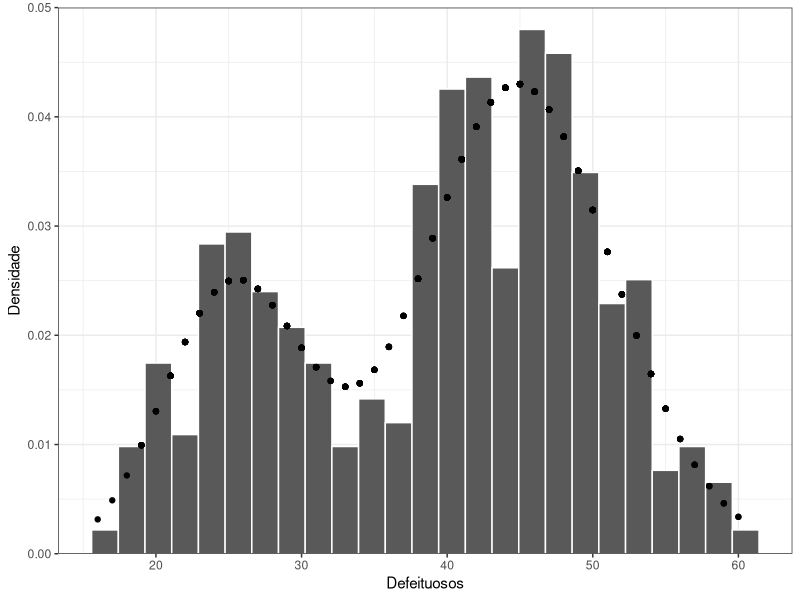

This chart was generated by the following R code:
# entrada de dados ----
library(tidyverse)

dados <- read.csv2("data.csv",
                   col.names = c("lote", "defeituosos")) %>%
  mutate(prop = defeituosos/500)

# metodo EM ----

# Inicializar θA e θB tomando elemento da amostra ao acaso e dividindo por n, e p 
# usando uma distribuição uniforme(0,1). Parar o algoritmo quando, para todo i,
# |γi(k+1)− γi(k) | < 10−9.

#inicializando thetaA e thetaB
set.seed(1234)
thetaA <- sample(dados$prop, 1)
thetaB <- sample(dados$prop, 1)
p <- runif(1)


## prepara dados de iteração com primeiro gamma ----
itera <- dados %>% #gamma k+1
  mutate(gamma1 = p*dbinom(defeituosos, size = 500, prob = thetaB)/
           ((1-p)*dbinom(defeituosos, size = 500, prob = thetaA)+
              p*dbinom(defeituosos, size = 500, prob = thetaB)),
         um_menos_gama1 = 1-gamma1)

itera$dif <- 1 #dif inicial para não travar o while

## inicia iterações ----

contador <- 0

while(any(itera$dif > 10^(-9)) == TRUE){
  
  contador <- contador+1
  
  itera$gamma2 <- itera$gamma1 #guarda o gama k
  
  ## M step ----
  
  thetaA <- sum(itera$defeituosos*(itera$um_menos_gama1))/(500*sum(itera$um_menos_gama1))
  thetaB <- sum(itera$defeituosos*(itera$gamma1))/(500*sum(itera$gamma1))
  p <- sum(itera$gamma1)/500
  
  ## E step ----
  
  itera <- itera %>%
    mutate(gamma1 = p*dbinom(defeituosos, size = 500, prob = thetaB)/
             ((1-p)*dbinom(defeituosos, size = 500, prob = thetaA)+
                p*dbinom(defeituosos, size = 500, prob = thetaB)),
           um_menos_gama1 = 1-gamma1)
  
  itera$dif <- itera$gamma1 - itera$gamma2
}

## funcao de probabilidade ----
Py <- function(y){
  return((1-p)*dbinom(y, size = 500, prob = thetaA)+ p*dbinom(y, size = 500, prob = thetaB))
}

## histograma ----

dados_plot <- data.frame(x = dados$defeituosos, y = Py(dados$defeituosos))

histograma_em <- ggplot(dados, aes(x = defeituosos))+
  geom_histogram(aes(y = ..density..),bins = 25, color = "white")+
  geom_point(data = dados_plot, aes(x = x, y = y))+
  labs(y = "Densidade", x = "Defeituosos")+
  scale_y_continuous(expand = c(0,0), limits = c(0, 0.05))+
  theme_bw()+
  theme(#panel.grid = element_blank()#,
        # panel.border = element_blank(),
        # axis.line = element_line()
        )


# Amostrador de Gibbs ----
alfaa <- 1
alfab <- 1
betaa <- 1
betab <- 1
alfap <- 1
betap <- 1
B <- 10000
S <- 10000

## inicializando os parametros ----
set.seed(1234)
thetaa <- rbeta(1,1,1)
thetab <- rbeta(1,1,1)
p2 <- rbeta(1,1,1)

## iterações ----

delta <- p2

### delta ----

### atualização dos parametros ----

## media das S ultimas amostras ----